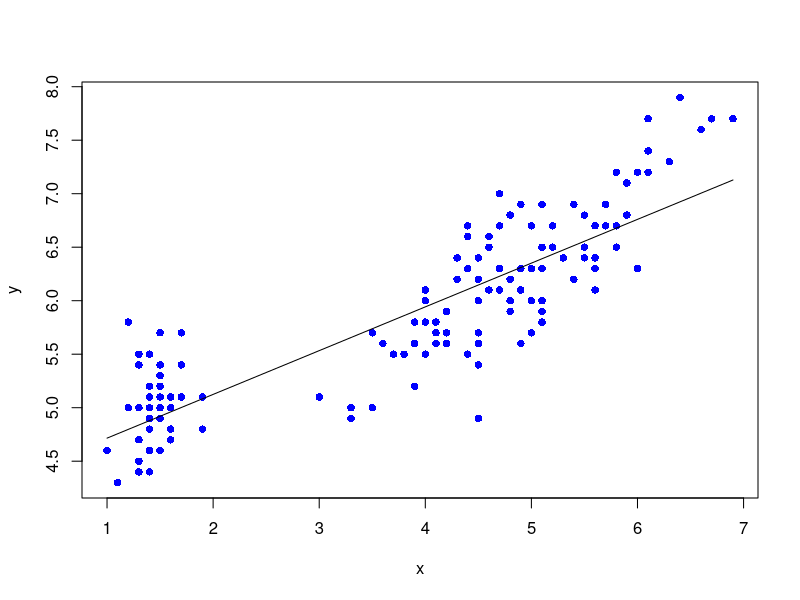

Reproduce this figure in R.
#Codigo para problema 2
dades <- iris
# Primer apartat
y <- dades$Sepal.Length
x <- dades$Petal.Length
plot(x,y,pch=16,col='blue') # per veure si son directament proporcional
xmit <- mean(x) # mitja de Sepal.Length
ymit <- mean(y) # mitja de Petal.Length
# Treiem l'equuació de m i b fent minims quadrats
m <- sum((x-xmit)*(y-ymit))/sum((x-xmit)^2)
b <- ymit-m*xmit
# R té la opció de lm que ho fa directament
mib <- lm(y~x)
# Preveem totes les "y" de les "x" amb m i be que troba lm
ypred <- predict(mib, data.frame(x=x))
# Creem la recta de regressió lineal
lines(x,ypred)
# Coeficient de dterminació, com de precísa és la recta, va de 0 a 1
Rsq <- sum((ypred-ymit)^2)/sum((y-ymit)^2)
# També es pot fer amb la funció summary
summary(mib) # Res és el Multiple R-squared
# El coeficient de correlació és arrel de Rsq
Cor_Coef <- sqrt(Rsq)
Cor_Coef
